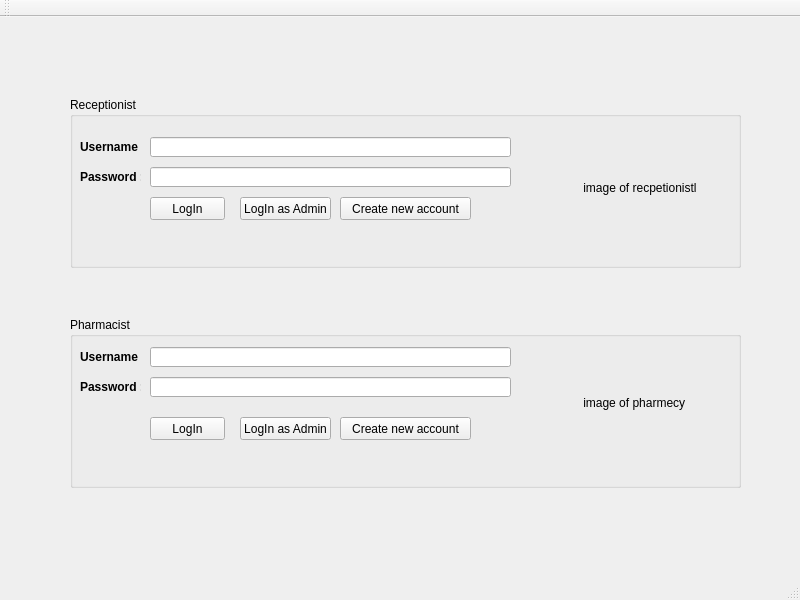
<?xml version="1.0" encoding="UTF-8"?>
<ui version="4.0">
 <class>login</class>
 <widget class="QMainWindow" name="login">
  <property name="enabled">
   <bool>true</bool>
  </property>
  <property name="geometry">
   <rect>
    <x>0</x>
    <y>0</y>
    <width>800</width>
    <height>600</height>
   </rect>
  </property>
  <property name="windowTitle">
   <string>login</string>
  </property>
  <property name="styleSheet">
   <string notr="true"/>
  </property>
  <widget class="QWidget" name="centralWidget">
   <widget class="QGroupBox" name="groupBox">
    <property name="geometry">
     <rect>
      <x>70</x>
      <y>80</y>
      <width>671</width>
      <height>171</height>
     </rect>
    </property>
    <property name="title">
     <string>Receptionist</string>
    </property>
    <widget class="QPushButton" name="pushButton_loginR">
     <property name="geometry">
      <rect>
       <x>80</x>
       <y>100</y>
       <width>75</width>
       <height>23</height>
      </rect>
     </property>
     <property name="text">
      <string>LogIn</string>
     </property>
    </widget>
    <widget class="QPushButton" name="pushButton_loginAsAdminR">
     <property name="geometry">
      <rect>
       <x>170</x>
       <y>100</y>
       <width>91</width>
       <height>23</height>
      </rect>
     </property>
     <property name="text">
      <string>LogIn as Admin</string>
     </property>
    </widget>
    <widget class="QPushButton" name="pushButton_createNewR">
     <property name="geometry">
      <rect>
       <x>270</x>
       <y>100</y>
       <width>131</width>
       <height>23</height>
      </rect>
     </property>
     <property name="text">
      <string>Create new account</string>
     </property>
    </widget>
    <widget class="QLabel" name="label_usernameR">
     <property name="geometry">
      <rect>
       <x>10</x>
       <y>40</y>
       <width>58</width>
       <height>20</height>
      </rect>
     </property>
     <property name="text">
      <string>&lt;html&gt;&lt;head/&gt;&lt;body&gt;&lt;p&gt;&lt;span style=&quot; font-size:9pt; font-weight:600; color:#000000;&quot;&gt;Username : &lt;/span&gt;&lt;/p&gt;&lt;/body&gt;&lt;/html&gt;</string>
     </property>
    </widget>
    <widget class="QLineEdit" name="lineEdit_usernameR">
     <property name="geometry">
      <rect>
       <x>80</x>
       <y>40</y>
       <width>361</width>
       <height>20</height>
      </rect>
     </property>
    </widget>
    <widget class="QLineEdit" name="lineEdit_passwordR">
     <property name="geometry">
      <rect>
       <x>80</x>
       <y>70</y>
       <width>361</width>
       <height>20</height>
      </rect>
     </property>
     <property name="echoMode">
      <enum>QLineEdit::Password</enum>
     </property>
    </widget>
    <widget class="QLabel" name="label_passwordR">
     <property name="geometry">
      <rect>
       <x>10</x>
       <y>70</y>
       <width>61</width>
       <height>20</height>
      </rect>
     </property>
     <property name="text">
      <string>&lt;html&gt;&lt;head/&gt;&lt;body&gt;&lt;p&gt;&lt;span style=&quot; font-size:9pt; font-weight:600; color:#000000;&quot;&gt;Password : &lt;/span&gt;&lt;/p&gt;&lt;/body&gt;&lt;/html&gt;</string>
     </property>
    </widget>
    <widget class="QLabel" name="label_imgR">
     <property name="geometry">
      <rect>
       <x>480</x>
       <y>20</y>
       <width>181</width>
       <height>141</height>
      </rect>
     </property>
     <property name="text">
      <string>          image of recpetionistl</string>
     </property>
    </widget>
   </widget>
   <widget class="QGroupBox" name="groupBox_2">
    <property name="geometry">
     <rect>
      <x>70</x>
      <y>300</y>
      <width>671</width>
      <height>171</height>
     </rect>
    </property>
    <property name="title">
     <string>Pharmacist</string>
    </property>
    <widget class="QPushButton" name="pushButton_loginP">
     <property name="geometry">
      <rect>
       <x>80</x>
       <y>100</y>
       <width>75</width>
       <height>23</height>
      </rect>
     </property>
     <property name="text">
      <string>LogIn</string>
     </property>
    </widget>
    <widget class="QPushButton" name="pushButton_loginAsAdminP">
     <property name="geometry">
      <rect>
       <x>170</x>
       <y>100</y>
       <width>91</width>
       <height>23</height>
      </rect>
     </property>
     <property name="text">
      <string>LogIn as Admin</string>
     </property>
    </widget>
    <widget class="QPushButton" name="pushButton_createNewP">
     <property name="geometry">
      <rect>
       <x>270</x>
       <y>100</y>
       <width>131</width>
       <height>23</height>
      </rect>
     </property>
     <property name="text">
      <string>Create new account</string>
     </property>
    </widget>
    <widget class="QLabel" name="label_3">
     <property name="geometry">
      <rect>
       <x>10</x>
       <y>30</y>
       <width>58</width>
       <height>20</height>
      </rect>
     </property>
     <property name="text">
      <string>&lt;html&gt;&lt;head/&gt;&lt;body&gt;&lt;p&gt;&lt;span style=&quot; font-size:9pt; font-weight:600; color:#000000;&quot;&gt;Username : &lt;/span&gt;&lt;/p&gt;&lt;/body&gt;&lt;/html&gt;</string>
     </property>
    </widget>
    <widget class="QLabel" name="label_4">
     <property name="geometry">
      <rect>
       <x>10</x>
       <y>60</y>
       <width>61</width>
       <height>20</height>
      </rect>
     </property>
     <property name="text">
      <string>&lt;html&gt;&lt;head/&gt;&lt;body&gt;&lt;p&gt;&lt;span style=&quot; font-size:9pt; font-weight:600; color:#000000;&quot;&gt;Password : &lt;/span&gt;&lt;/p&gt;&lt;/body&gt;&lt;/html&gt;</string>
     </property>
    </widget>
    <widget class="QLineEdit" name="lineEdit_passwordP">
     <property name="geometry">
      <rect>
       <x>80</x>
       <y>60</y>
       <width>361</width>
       <height>20</height>
      </rect>
     </property>
     <property name="echoMode">
      <enum>QLineEdit::Password</enum>
     </property>
    </widget>
    <widget class="QLineEdit" name="lineEdit_usernameP">
     <property name="geometry">
      <rect>
       <x>80</x>
       <y>30</y>
       <width>361</width>
       <height>20</height>
      </rect>
     </property>
    </widget>
    <widget class="QLabel" name="label_imgP">
     <property name="geometry">
      <rect>
       <x>460</x>
       <y>10</y>
       <width>201</width>
       <height>151</height>
      </rect>
     </property>
     <property name="text">
      <string>                image of pharmecy </string>
     </property>
    </widget>
   </widget>
  </widget>
  <widget class="QToolBar" name="mainToolBar">
   <attribute name="toolBarArea">
    <enum>TopToolBarArea</enum>
   </attribute>
   <attribute name="toolBarBreak">
    <bool>false</bool>
   </attribute>
  </widget>
  <widget class="QStatusBar" name="statusBar"/>
 </widget>
 <layoutdefault spacing="6" margin="11"/>
 <resources/>
 <connections/>
</ui>
